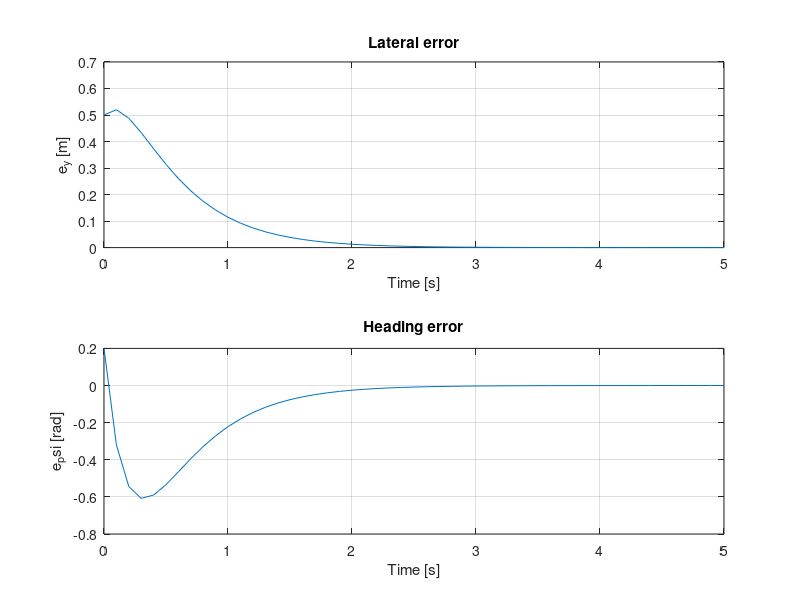

Recreate this plot in MATLAB.
% Parameters
T = 0.1;      % sampling period [s]
v = 1.0;      % forward speed [m/s]

% State-space matrices for [e_y; e_psi]
A = [1, T*v;
     0, 1];
B = [0;
     T];

% Desired closed-loop poles (inside unit disc)
p1 = 0.8;
p2 = 0.6;
p_des = [p1, p2];

% Place poles to compute state feedback K
K = place(A, B, p_des);   % K is 1x2

% Closed-loop system
A_cl = A - B*K;

% Simulation of initial condition
x0 = [0.5; 0.2];  % initial lateral and heading errors
N  = 50;
x_hist = zeros(2, N+1);
x_hist(:,1) = x0;

for k = 1:N
    u = -K * x_hist(:,k);
    x_hist(:,k+1) = A * x_hist(:,k) + B * u;
end

t = 0:T:N*T;
figure;
subplot(2,1,1);
plot(t, x_hist(1,:)); grid on;
xlabel('Time [s]');
ylabel('e_y [m]');
title('Lateral error');

subplot(2,1,2);
plot(t, x_hist(2,:)); grid on;
xlabel('Time [s]');
ylabel('e_psi [rad]');
title('Heading error');
      
